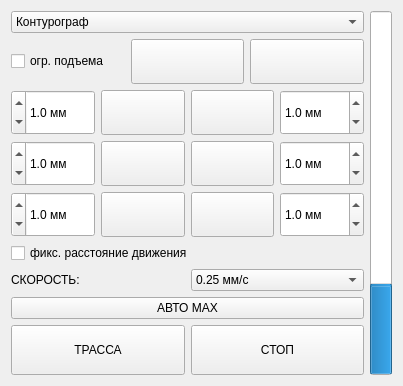
<?xml version="1.0" encoding="UTF-8"?>
<ui version="4.0">
 <class>DeviceControlWidget</class>
 <widget class="QWidget" name="DeviceControlWidget">
  <property name="geometry">
   <rect>
    <x>0</x>
    <y>0</y>
    <width>403</width>
    <height>386</height>
   </rect>
  </property>
  <property name="sizePolicy">
   <sizepolicy hsizetype="Minimum" vsizetype="Minimum">
    <horstretch>0</horstretch>
    <verstretch>0</verstretch>
   </sizepolicy>
  </property>
  <property name="windowTitle">
   <string>УПРАВЛЕНИЕ</string>
  </property>
  <layout class="QHBoxLayout" name="horizontalLayout_7">
   <item>
    <layout class="QHBoxLayout" name="horizontalLayout_6">
     <item>
      <layout class="QVBoxLayout" name="verticalLayout_3">
       <item>
        <layout class="QVBoxLayout" name="verticalLayout_2">
         <item>
          <layout class="QVBoxLayout" name="verticalLayout">
           <item>
            <widget class="QComboBox" name="deviceType">
             <item>
              <property name="text">
               <string>Контурограф</string>
              </property>
             </item>
             <item>
              <property name="text">
               <string>Профилометр</string>
              </property>
             </item>
             <item>
              <property name="text">
               <string>Кругломер</string>
              </property>
             </item>
            </widget>
           </item>
           <item>
            <layout class="QHBoxLayout" name="horizontalLayout_8">
             <item>
              <widget class="QCheckBox" name="tipRaiseLimitCheckBox">
               <property name="text">
                <string>огр. подъема</string>
               </property>
              </widget>
             </item>
             <item>
              <widget class="QPushButton" name="pinupButton">
               <property name="sizePolicy">
                <sizepolicy hsizetype="Minimum" vsizetype="Preferred">
                 <horstretch>0</horstretch>
                 <verstretch>0</verstretch>
                </sizepolicy>
               </property>
               <property name="text">
                <string/>
               </property>
               <property name="icon">
                <iconset resource="../icons.qrc">
                 <normaloff>:/icons/icons/mup.png</normaloff>:/icons/icons/mup.png</iconset>
               </property>
               <property name="iconSize">
                <size>
                 <width>64</width>
                 <height>32</height>
                </size>
               </property>
              </widget>
             </item>
             <item>
              <widget class="QPushButton" name="pindownButton">
               <property name="sizePolicy">
                <sizepolicy hsizetype="Minimum" vsizetype="Preferred">
                 <horstretch>0</horstretch>
                 <verstretch>0</verstretch>
                </sizepolicy>
               </property>
               <property name="text">
                <string/>
               </property>
               <property name="icon">
                <iconset resource="../icons.qrc">
                 <normaloff>:/icons/icons/mdown.png</normaloff>:/icons/icons/mdown.png</iconset>
               </property>
               <property name="iconSize">
                <size>
                 <width>64</width>
                 <height>32</height>
                </size>
               </property>
               <property name="autoRepeat">
                <bool>false</bool>
               </property>
               <property name="autoExclusive">
                <bool>false</bool>
               </property>
              </widget>
             </item>
            </layout>
           </item>
           <item>
            <layout class="QHBoxLayout" name="horizontalLayout_3">
             <item>
              <widget class="QDoubleSpinBox" name="xminusSpinBox">
               <property name="enabled">
                <bool>true</bool>
               </property>
               <property name="sizePolicy">
                <sizepolicy hsizetype="Fixed" vsizetype="Preferred">
                 <horstretch>0</horstretch>
                 <verstretch>0</verstretch>
                </sizepolicy>
               </property>
               <property name="minimumSize">
                <size>
                 <width>0</width>
                 <height>0</height>
                </size>
               </property>
               <property name="maximumSize">
                <size>
                 <width>85</width>
                 <height>16777215</height>
                </size>
               </property>
               <property name="layoutDirection">
                <enum>Qt::RightToLeft</enum>
               </property>
               <property name="styleSheet">
                <string notr="true">QSpinBox
{
    border: 2px solid #498fd0;
}

QSpinBox::up-button
{
    min-width:60px;
    min-height: 50px;
    subcontrol-origin: margin;
    subcontrol-position: center;
    top: -50px;
    right: 0px;
    width: 60px;
    height: 50px;
}

QSpinBox::down-button
{
    min-width: 60px;
    min-height: 50px;
    subcontrol-origin: margin;
    subcontrol-position: center;
    bottom: -50px;
    left: 0px;
    width: 60px;
    height: 50px;
}</string>
               </property>
               <property name="wrapping">
                <bool>false</bool>
               </property>
               <property name="frame">
                <bool>true</bool>
               </property>
               <property name="buttonSymbols">
                <enum>QAbstractSpinBox::UpDownArrows</enum>
               </property>
               <property name="accelerated">
                <bool>false</bool>
               </property>
               <property name="showGroupSeparator" stdset="0">
                <bool>false</bool>
               </property>
               <property name="suffix">
                <string> мм</string>
               </property>
               <property name="decimals">
                <number>1</number>
               </property>
               <property name="minimum">
                <double>0.100000000000000</double>
               </property>
               <property name="maximum">
                <double>999.000000000000000</double>
               </property>
               <property name="singleStep">
                <double>0.100000000000000</double>
               </property>
               <property name="value">
                <double>1.000000000000000</double>
               </property>
              </widget>
             </item>
             <item>
              <widget class="QPushButton" name="xminusButton">
               <property name="sizePolicy">
                <sizepolicy hsizetype="Minimum" vsizetype="Preferred">
                 <horstretch>0</horstretch>
                 <verstretch>0</verstretch>
                </sizepolicy>
               </property>
               <property name="text">
                <string/>
               </property>
               <property name="icon">
                <iconset resource="../icons.qrc">
                 <normaloff>:/icons/icons/mleft.png</normaloff>:/icons/icons/mleft.png</iconset>
               </property>
               <property name="iconSize">
                <size>
                 <width>64</width>
                 <height>32</height>
                </size>
               </property>
              </widget>
             </item>
             <item>
              <widget class="QPushButton" name="xplusButton">
               <property name="sizePolicy">
                <sizepolicy hsizetype="Minimum" vsizetype="Preferred">
                 <horstretch>0</horstretch>
                 <verstretch>0</verstretch>
                </sizepolicy>
               </property>
               <property name="text">
                <string/>
               </property>
               <property name="icon">
                <iconset resource="../icons.qrc">
                 <normaloff>:/icons/icons/mright.png</normaloff>:/icons/icons/mright.png</iconset>
               </property>
               <property name="iconSize">
                <size>
                 <width>64</width>
                 <height>32</height>
                </size>
               </property>
              </widget>
             </item>
             <item>
              <widget class="QDoubleSpinBox" name="xplusSpinBox">
               <property name="sizePolicy">
                <sizepolicy hsizetype="Fixed" vsizetype="Preferred">
                 <horstretch>0</horstretch>
                 <verstretch>0</verstretch>
                </sizepolicy>
               </property>
               <property name="maximumSize">
                <size>
                 <width>85</width>
                 <height>16777215</height>
                </size>
               </property>
               <property name="suffix">
                <string> мм</string>
               </property>
               <property name="decimals">
                <number>1</number>
               </property>
               <property name="minimum">
                <double>0.100000000000000</double>
               </property>
               <property name="maximum">
                <double>999.000000000000000</double>
               </property>
               <property name="singleStep">
                <double>0.100000000000000</double>
               </property>
               <property name="value">
                <double>1.000000000000000</double>
               </property>
              </widget>
             </item>
            </layout>
           </item>
           <item>
            <layout class="QHBoxLayout" name="horizontalLayout_4">
             <item>
              <widget class="QDoubleSpinBox" name="zplusSpinBox">
               <property name="sizePolicy">
                <sizepolicy hsizetype="Fixed" vsizetype="Preferred">
                 <horstretch>0</horstretch>
                 <verstretch>0</verstretch>
                </sizepolicy>
               </property>
               <property name="minimumSize">
                <size>
                 <width>80</width>
                 <height>0</height>
                </size>
               </property>
               <property name="maximumSize">
                <size>
                 <width>85</width>
                 <height>16777215</height>
                </size>
               </property>
               <property name="layoutDirection">
                <enum>Qt::RightToLeft</enum>
               </property>
               <property name="suffix">
                <string> мм</string>
               </property>
               <property name="decimals">
                <number>1</number>
               </property>
               <property name="minimum">
                <double>0.100000000000000</double>
               </property>
               <property name="maximum">
                <double>999.000000000000000</double>
               </property>
               <property name="singleStep">
                <double>0.100000000000000</double>
               </property>
               <property name="value">
                <double>1.000000000000000</double>
               </property>
              </widget>
             </item>
             <item>
              <widget class="QPushButton" name="zplusButton">
               <property name="sizePolicy">
                <sizepolicy hsizetype="Minimum" vsizetype="Preferred">
                 <horstretch>0</horstretch>
                 <verstretch>0</verstretch>
                </sizepolicy>
               </property>
               <property name="text">
                <string/>
               </property>
               <property name="icon">
                <iconset resource="../icons.qrc">
                 <normaloff>:/icons/icons/mfwd.png</normaloff>:/icons/icons/mfwd.png</iconset>
               </property>
               <property name="iconSize">
                <size>
                 <width>64</width>
                 <height>32</height>
                </size>
               </property>
              </widget>
             </item>
             <item>
              <widget class="QPushButton" name="yplusButton">
               <property name="sizePolicy">
                <sizepolicy hsizetype="Minimum" vsizetype="Preferred">
                 <horstretch>0</horstretch>
                 <verstretch>0</verstretch>
                </sizepolicy>
               </property>
               <property name="text">
                <string/>
               </property>
               <property name="icon">
                <iconset resource="../icons.qrc">
                 <normaloff>:/icons/icons/mupz.png</normaloff>:/icons/icons/mupz.png</iconset>
               </property>
               <property name="iconSize">
                <size>
                 <width>64</width>
                 <height>32</height>
                </size>
               </property>
              </widget>
             </item>
             <item>
              <widget class="QDoubleSpinBox" name="yplusSpinBox">
               <property name="sizePolicy">
                <sizepolicy hsizetype="Fixed" vsizetype="Preferred">
                 <horstretch>0</horstretch>
                 <verstretch>0</verstretch>
                </sizepolicy>
               </property>
               <property name="minimumSize">
                <size>
                 <width>0</width>
                 <height>0</height>
                </size>
               </property>
               <property name="maximumSize">
                <size>
                 <width>85</width>
                 <height>16777215</height>
                </size>
               </property>
               <property name="layoutDirection">
                <enum>Qt::LeftToRight</enum>
               </property>
               <property name="suffix">
                <string> мм</string>
               </property>
               <property name="decimals">
                <number>1</number>
               </property>
               <property name="minimum">
                <double>0.100000000000000</double>
               </property>
               <property name="maximum">
                <double>999.000000000000000</double>
               </property>
               <property name="singleStep">
                <double>0.100000000000000</double>
               </property>
               <property name="value">
                <double>1.000000000000000</double>
               </property>
              </widget>
             </item>
            </layout>
           </item>
           <item>
            <layout class="QHBoxLayout" name="horizontalLayout_5">
             <item>
              <widget class="QDoubleSpinBox" name="zminusSpinBox">
               <property name="sizePolicy">
                <sizepolicy hsizetype="Fixed" vsizetype="Preferred">
                 <horstretch>0</horstretch>
                 <verstretch>0</verstretch>
                </sizepolicy>
               </property>
               <property name="maximumSize">
                <size>
                 <width>85</width>
                 <height>16777215</height>
                </size>
               </property>
               <property name="layoutDirection">
                <enum>Qt::RightToLeft</enum>
               </property>
               <property name="suffix">
                <string> мм</string>
               </property>
               <property name="decimals">
                <number>1</number>
               </property>
               <property name="minimum">
                <double>0.100000000000000</double>
               </property>
               <property name="maximum">
                <double>999.000000000000000</double>
               </property>
               <property name="singleStep">
                <double>0.100000000000000</double>
               </property>
               <property name="value">
                <double>1.000000000000000</double>
               </property>
              </widget>
             </item>
             <item>
              <widget class="QPushButton" name="zminusButton">
               <property name="sizePolicy">
                <sizepolicy hsizetype="Minimum" vsizetype="Preferred">
                 <horstretch>0</horstretch>
                 <verstretch>0</verstretch>
                </sizepolicy>
               </property>
               <property name="text">
                <string/>
               </property>
               <property name="icon">
                <iconset resource="../icons.qrc">
                 <normaloff>:/icons/icons/mbwd.png</normaloff>:/icons/icons/mbwd.png</iconset>
               </property>
               <property name="iconSize">
                <size>
                 <width>64</width>
                 <height>32</height>
                </size>
               </property>
              </widget>
             </item>
             <item>
              <widget class="QPushButton" name="yminusButton">
               <property name="sizePolicy">
                <sizepolicy hsizetype="Minimum" vsizetype="Preferred">
                 <horstretch>0</horstretch>
                 <verstretch>0</verstretch>
                </sizepolicy>
               </property>
               <property name="text">
                <string/>
               </property>
               <property name="icon">
                <iconset resource="../icons.qrc">
                 <normaloff>:/icons/icons/mdownz.png</normaloff>:/icons/icons/mdownz.png</iconset>
               </property>
               <property name="iconSize">
                <size>
                 <width>64</width>
                 <height>32</height>
                </size>
               </property>
              </widget>
             </item>
             <item>
              <widget class="QDoubleSpinBox" name="yminusSpinBox">
               <property name="sizePolicy">
                <sizepolicy hsizetype="Fixed" vsizetype="Preferred">
                 <horstretch>0</horstretch>
                 <verstretch>0</verstretch>
                </sizepolicy>
               </property>
               <property name="maximumSize">
                <size>
                 <width>85</width>
                 <height>16777215</height>
                </size>
               </property>
               <property name="suffix">
                <string> мм</string>
               </property>
               <property name="decimals">
                <number>1</number>
               </property>
               <property name="minimum">
                <double>0.100000000000000</double>
               </property>
               <property name="maximum">
                <double>999.000000000000000</double>
               </property>
               <property name="singleStep">
                <double>0.100000000000000</double>
               </property>
               <property name="value">
                <double>1.000000000000000</double>
               </property>
              </widget>
             </item>
            </layout>
           </item>
          </layout>
         </item>
         <item>
          <widget class="QCheckBox" name="userDefinedAxisStepCheckBox">
           <property name="text">
            <string>фикс. расстояние движения</string>
           </property>
          </widget>
         </item>
         <item>
          <layout class="QHBoxLayout" name="horizontalLayout">
           <item>
            <widget class="QLabel" name="label">
             <property name="text">
              <string>СКОРОСТЬ:</string>
             </property>
            </widget>
           </item>
           <item>
            <widget class="QComboBox" name="speedComboBox">
             <item>
              <property name="text">
               <string>0.25 мм/c</string>
              </property>
             </item>
             <item>
              <property name="text">
               <string>0.5    мм/c</string>
              </property>
             </item>
             <item>
              <property name="text">
               <string>1        мм/с</string>
              </property>
             </item>
             <item>
              <property name="text">
               <string>2        мм/с</string>
              </property>
             </item>
             <item>
              <property name="text">
               <string/>
              </property>
             </item>
            </widget>
           </item>
          </layout>
         </item>
        </layout>
       </item>
       <item>
        <widget class="QPushButton" name="automaxButton">
         <property name="text">
          <string>АВТО MAX</string>
         </property>
        </widget>
       </item>
       <item>
        <layout class="QHBoxLayout" name="horizontalLayout_2">
         <item>
          <widget class="QPushButton" name="startTraceButton">
           <property name="sizePolicy">
            <sizepolicy hsizetype="Minimum" vsizetype="Fixed">
             <horstretch>0</horstretch>
             <verstretch>0</verstretch>
            </sizepolicy>
           </property>
           <property name="minimumSize">
            <size>
             <width>0</width>
             <height>50</height>
            </size>
           </property>
           <property name="layoutDirection">
            <enum>Qt::LeftToRight</enum>
           </property>
           <property name="text">
            <string>ТРАССА</string>
           </property>
          </widget>
         </item>
         <item>
          <widget class="QPushButton" name="stopButton">
           <property name="minimumSize">
            <size>
             <width>0</width>
             <height>50</height>
            </size>
           </property>
           <property name="text">
            <string>СТОП</string>
           </property>
          </widget>
         </item>
        </layout>
       </item>
      </layout>
     </item>
     <item>
      <widget class="QProgressBar" name="progressBar">
       <property name="value">
        <number>24</number>
       </property>
       <property name="textVisible">
        <bool>false</bool>
       </property>
       <property name="orientation">
        <enum>Qt::Vertical</enum>
       </property>
      </widget>
     </item>
    </layout>
   </item>
  </layout>
 </widget>
 <resources>
  <include location="../icons.qrc"/>
 </resources>
 <connections/>
</ui>
